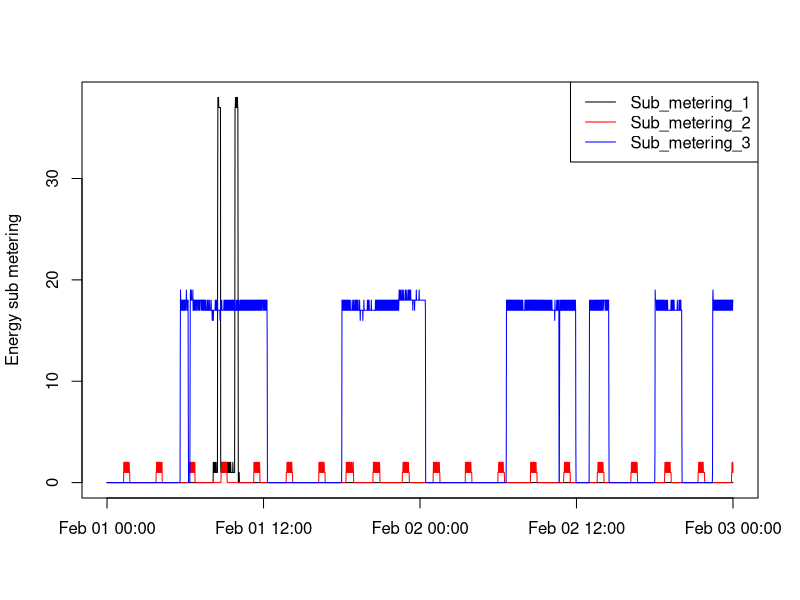

The R script that drew this image:
## Run this file from readme.rmd

## Get data - data was downloaded and formatted in 'readme.rmd'
data <- read.csv("proj1data.csv")
data$DateTime <- as.POSIXlt(data$DateTime)
## Plot it
# set png device
png(filename = "plot3.png", width = 480, height = 480, units = "px")
# plot
plot(data$DateTime, data$Sub_metering_1, 
     type="l", 
     xlab="", 
     ylab="Energy sub metering", 
     col="Black")
lines(data$DateTime, data$Sub_metering_2, 
      type="l", 
      col="Red")
lines(data$DateTime, data$Sub_metering_3, 
      type="l", 
      col="Blue")
legend("topright", 
       lty=1, lwd=1, 
       col=c("Black","Red","Blue"), 
       legend=c("Sub_metering_1","Sub_metering_2","Sub_metering_3"))
# close
dev.off()